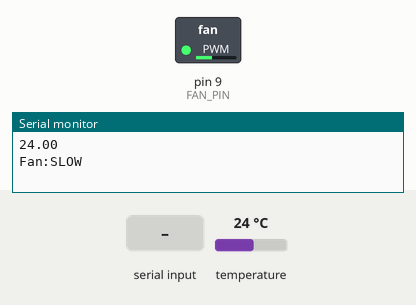
Simulated run of this sketch. Board: Arduino Uno, built with avr-gcc and run on an emulated ATmega328P. Shown: switched loads named in the sketch (green lamp = pin HIGH), the last lines printed to the serial monitor. Inputs (shaded band) come from the test bench; at power-on: temperature 24 °C.

Above: at 1.8 s.
1.9 s: temperature set to 24.7 °C
3.7 s: temperature set to 25.9 °C
At 5.4 s:
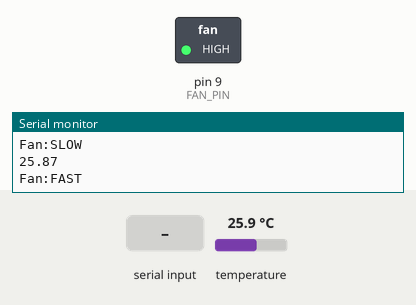
5.8 s: "2" received over Serial
At 6.7 s:
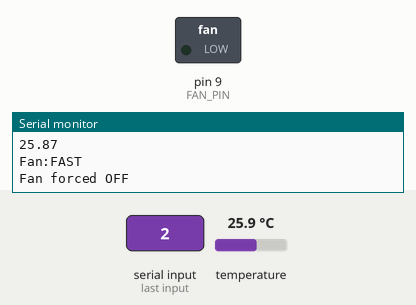
11.1 s: temperature set to 12 °C
At 11.7 s:
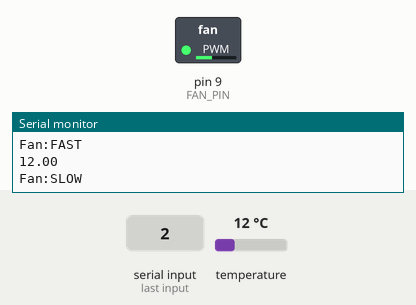
12.8 s: temperature set to 28 °C
At 14.2 s:
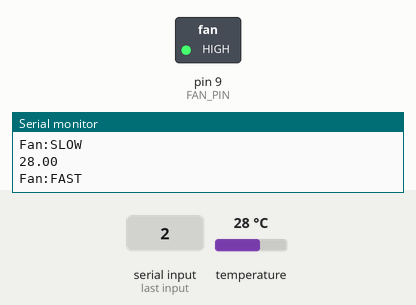
Timing chart, 0 to 15.6 s (numbered marks = the images above; inputs shaded):
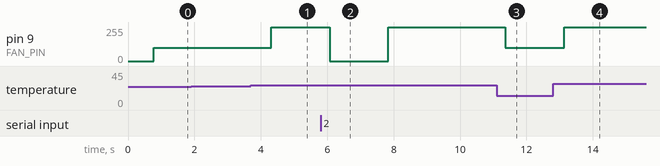

Measured:
- the behaviour switches between 25 and 25.1 °C on temperature (found by bisection; images 0 and 1)
- after the input at 3.7 s, pin 9 (FAN_PIN): 100/255 → 255/255 after 0.61 s
- after the input at 5.8 s, pin 9 (FAN_PIN): 255/255 → 0/255 after 0.27 s, → 255/255 1.8 s later
- after the input at 11.1 s, pin 9 (FAN_PIN): 255/255 → 100/255 after 0.27 s
- after the input at 12.8 s, pin 9 (FAN_PIN): 100/255 → 255/255 after 0.33 s

The sketch:

TArmture.ino
```cpp
#include <OneWire.h>
#include <DallasTemperature.h>

#define ONE_WIRE_BUS 2     // پایه اتصال DATA سنسور DS18B20
#define FAN_PIN 9          // پایه PWM برای فن یا موتور (مثلاً 9)

OneWire oneWire(ONE_WIRE_BUS);
DallasTemperature sensors(&oneWire);

float tempC;
char Serialdata;

void setup() {
  Serial.begin(9600);
  sensors.begin();
  pinMode(FAN_PIN, OUTPUT);
  analogWrite(FAN_PIN, 0);      // در ابتدا فن خاموش باشد
}

void loop() {
  sensors.requestTemperatures();
  tempC = sensors.getTempCByIndex(0);

  // ارسال دما به سریال مانیتور
  Serial.println(tempC);

  // شرط دما برای کنترل سرعت فن
  if (tempC > 25) {
    analogWrite(FAN_PIN, 255);   // سرعت زیاد (PWM بین 0 تا 255)
    Serial.println("Fan:FAST");
  } else {
    analogWrite(FAN_PIN, 100);   // سرعت کم
    Serial.println("Fan:SLOW");
  }

  // دریافت فرمان سریال برای کنترل دستی فن
  if (Serial.available()) {
    Serialdata = Serial.read();

    if (Serialdata == '1') {
      analogWrite(FAN_PIN, 255); // فن سریع
      Serial.println("Fan forced FAST");
    }

    if (Serialdata == '2') {
      analogWrite(FAN_PIN, 0);   // فن خاموش
      Serial.println("Fan forced OFF");
    }
  }

  delay(1000);
}
```
